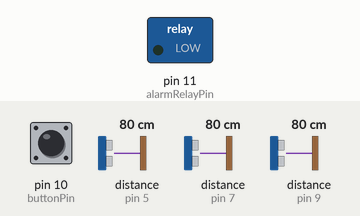
A sketch run on a simulated Arduino Uno, built with avr-gcc and run on an emulated ATmega328P. On the bench: switched loads named in the sketch (green lamp = pin HIGH). Wiring (inferred from the names in the program): 3 × ultrasonic range finder: trigger pin 4, echo pin 5 / trigger pin 6, echo pin 7 / trigger pin 8, echo pin 9. The inputs (shaded band) are chosen by the test bench; at power-on: distance to the obstacle (sensors on pin 5, pin 7, pin 9) 80 cm, pin 10 (buttonPin) HIGH. The echo pulse lasts 58.3 µs per cm; the modem accepts every AT command (registered, SIM ready, sends succeed) and sends nothing else; pins used as bus, display or sensor lines are not drawn.

Above: at 8.2 s.
8.3 s: distance to the obstacle (sensor on pin 5) set to 12 cm
10.3 s: distance to the obstacle (sensor on pin 5) set to 9 cm
At 11.8 s:
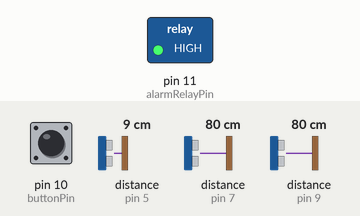
12.6 s: pin 10 (buttonPin) pulled LOW for 1.2 s
At 14.1 s:
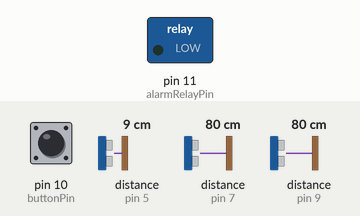
15.3 s: distance to the obstacle (sensor on pin 7) set to 12 cm
17.3 s: distance to the obstacle (sensor on pin 7) set to 9 cm
At 19.6 s:
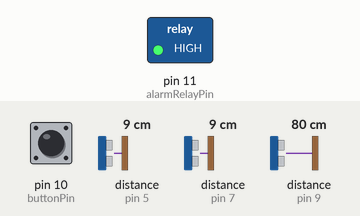
Timing chart, 0 to 20.6 s (numbered marks = the images above; inputs shaded):
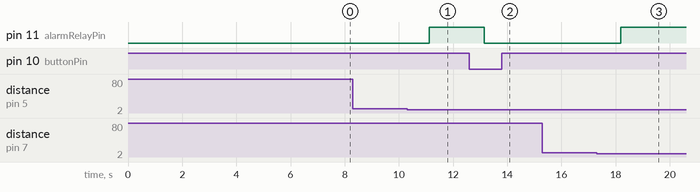

Measured:
- the behaviour switches between 11 and 10 cm on distance to the obstacle (sensor on pin 5) (found by bisection; images 0 and 1)
- the behaviour switches between 11 and 10 cm on distance to the obstacle (sensor on pin 7) (found by bisection; images 2 and 3)
- after the input at 8.3 s, every drawn part: stays the same
- after the input at 10.3 s, pin 11 (alarmRelayPin): LOW → HIGH after 0.83 s
- after the input at 12.6 s, pin 11 (alarmRelayPin): HIGH → LOW after 0.55 s
- after the input at 15.3 s, every drawn part: stays the same
- after the input at 17.3 s, pin 11 (alarmRelayPin): LOW → HIGH after 0.89 s

The sketch:

arduinoCode.ino
```cpp
#include <SoftwareSerial.h>
SoftwareSerial espSerial(2, 3); // RX, TX for ESP-01

const int triggerPin1 = 4;
const int echoPin1 = 5;
const int triggerPin2 = 6;
const int echoPin2 = 7;
const int triggerPin3 = 8;
const int echoPin3 = 9;
const int buttonPin = 10;
const int alarmRelayPin = 11;

const unsigned long minDistance = 10; // Minimum tank distance in cm
const unsigned long maxDistance = 100; // Maximum tank distance in cm

bool alarmActive = false;
bool userAcknowledged1 = false; // User acknowledgment for tank 1
bool userAcknowledged2 = false; // User acknowledgment for tank 2
bool userAcknowledged3 = false; // User acknowledgment for tank 3

void setup() {
  pinMode(triggerPin1, OUTPUT);
  pinMode(echoPin1, INPUT);
  pinMode(triggerPin2, OUTPUT);
  pinMode(echoPin2, INPUT);
  pinMode(triggerPin3, OUTPUT);
  pinMode(echoPin3, INPUT);
  pinMode(buttonPin, INPUT_PULLUP);
  pinMode(alarmRelayPin, OUTPUT);

  Serial.begin(9600);
  espSerial.begin(9600); // Change baud rate as needed

  // Initialize ESP-01 and connect to Wi-Fi
  initializeESP();

  // Turn off the alarm relay initially
  digitalWrite(alarmRelayPin, LOW);
}

void loop() {
  // Read tank levels
  unsigned long tank1Level = readUltrasonicSensor(triggerPin1, echoPin1);
  unsigned long tank2Level = readUltrasonicSensor(triggerPin2, echoPin2);
  unsigned long tank3Level = readUltrasonicSensor(triggerPin3, echoPin3);

  // Check tank levels and activate the alarm if needed
  checkTankLevels(tank1Level, tank2Level, tank3Level);

  // Monitor the push button for each tank
  if (digitalRead(buttonPin) == LOW) {
    if (!userAcknowledged1) {
      userAcknowledged1 = true; // User has acknowledged the alarm for tank 1
    } else if (!userAcknowledged2) {
      userAcknowledged2 = true; // User has acknowledged the alarm for tank 2
    } else if (!userAcknowledged3) {
      userAcknowledged3 = true; // User has acknowledged the alarm for tank 3
    }
    alarmActive = false; // Turn off the alarm when the button is pressed
    digitalWrite(alarmRelayPin, LOW);
  }

  // Send tank levels and alarm status to a remote server (optional)
  sendDataToServer(tank1Level, tank2Level, tank3Level, alarmActive, userAcknowledged1, userAcknowledged2, userAcknowledged3);

  delay(1000); // Delay to avoid flooding the serial monitor
}

unsigned long readUltrasonicSensor(int triggerPin, int echoPin) {
  // Measure the distance from the ultrasonic sensor
  digitalWrite(triggerPin, LOW);
  delayMicroseconds(2);
  digitalWrite(triggerPin, HIGH);
  delayMicroseconds(10);
  digitalWrite(triggerPin, LOW);
  unsigned long duration = pulseIn(echoPin, HIGH);
  return (duration / 2) / 29.1; // Convert to centimeters
}

void checkTankLevels(unsigned long level1, unsigned long level2, unsigned long level3) {
  if ((!userAcknowledged1 && (level1 < minDistance || level1 > maxDistance)) ||
      (!userAcknowledged2 && (level2 < minDistance || level2 > maxDistance)) ||
      (!userAcknowledged3 && (level3 < minDistance || level3 > maxDistance))) {
    alarmActive = true;
    digitalWrite(alarmRelayPin, HIGH);
  }
}

void initializeESP() {
  espSerial.println("AT+RST");
  delay(1000);
  espSerial.println("AT+CWMODE=1"); // Set ESP to Station mode
  delay(1000);
  espSerial.println("AT+CWJAP=\"YourSSID\",\"YourPassword\""); // Replace with your Wi-Fi credentials
  delay(5000);
}

void sendDataToServer(unsigned long tank1, unsigned long tank2, unsigned long tank3, bool alarmStatus, bool ack1, bool ack2, bool ack3) {
  // You can implement code here to send data to a remote server using ESP-01.
  // This part depends on your specific server and communication protocol.
}
```
